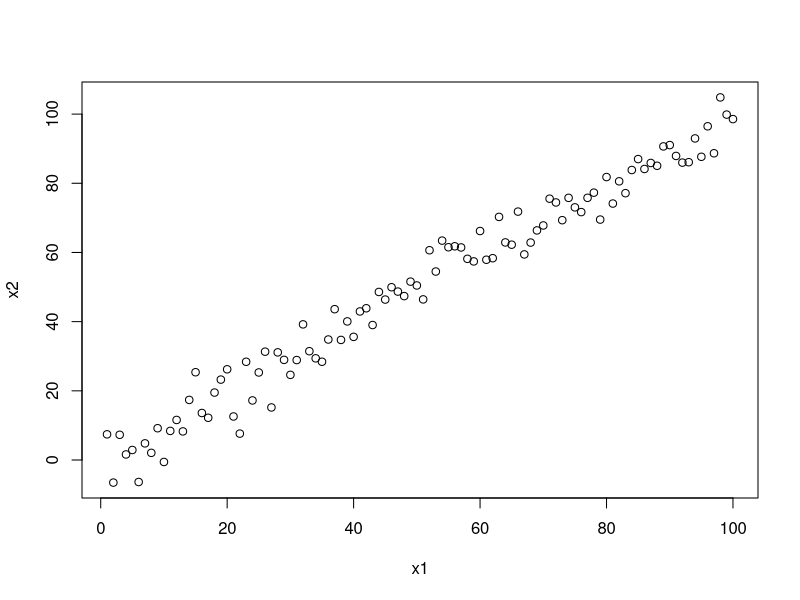
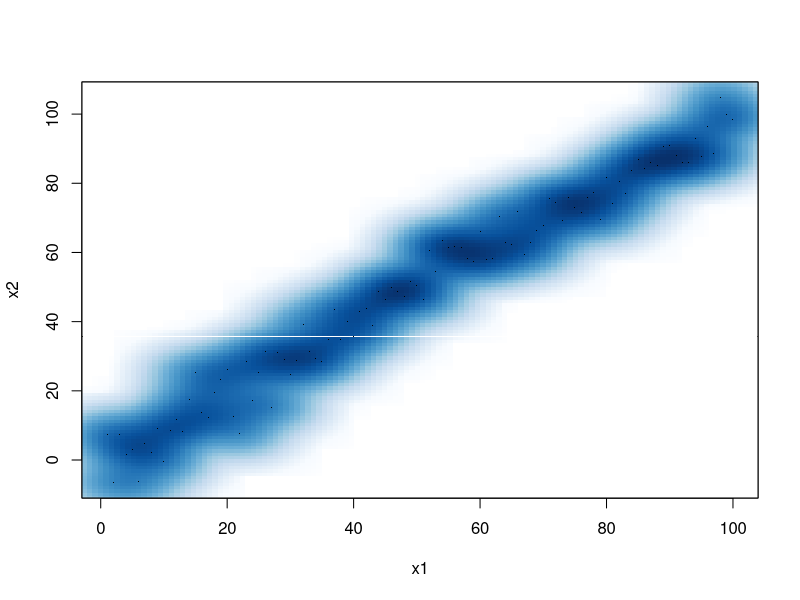
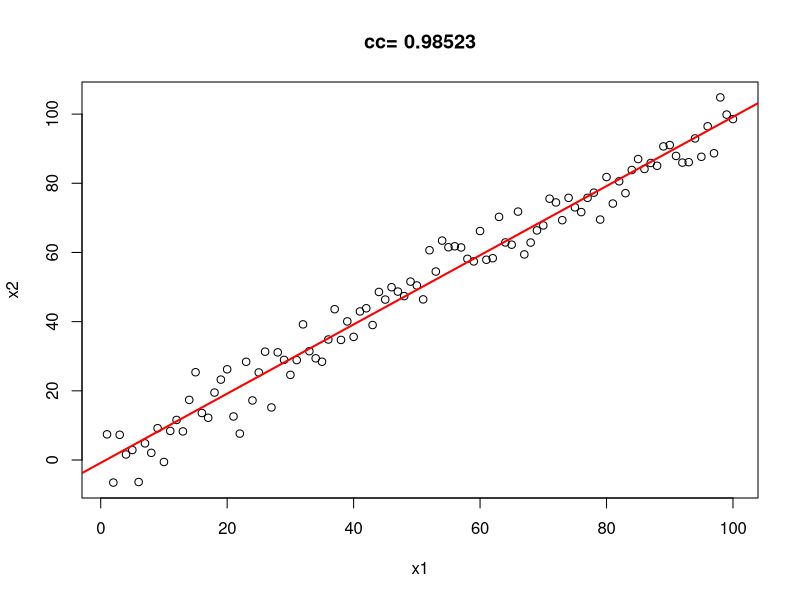
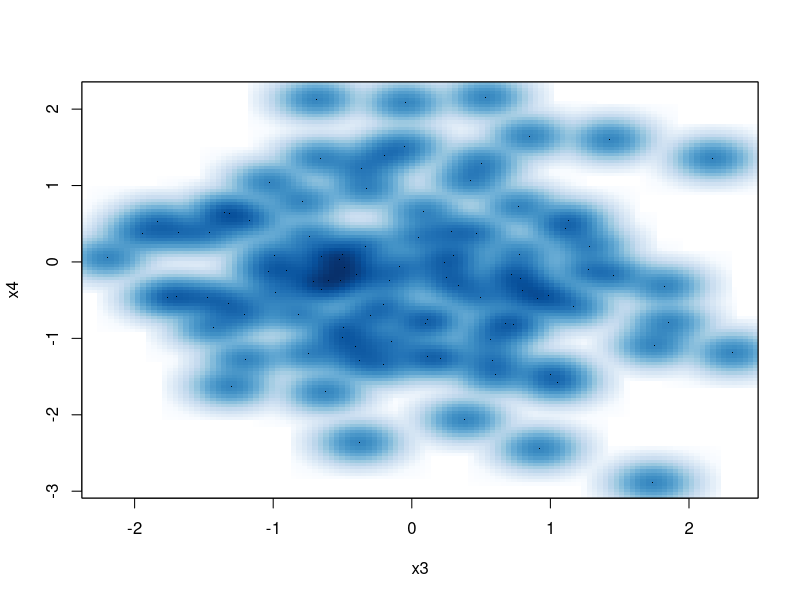
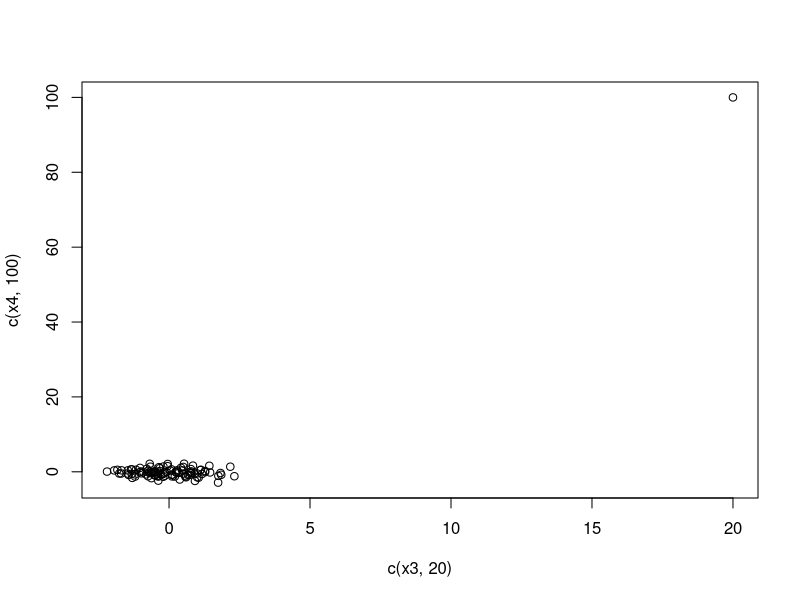

Write the R code that produced these figures, in order.
## ---- chunk 1
x1=1:100                          # vector
eps=rnorm(n=100, mean=-0.5, sd=5) # noise
x2 = x1 + eps 
## ---- chunk 2
plot(x1,x2)
smoothScatter(x1,x2)
## ---- chunk 3
cc=cor(x1,x2)
title=paste("cc=",round(cc,5))
plot(x1,x2,main=title)
abline(lm(x2~x1),col="red",lwd=2)
## ---- chunk 4
cor.test(x1,x2)
## ---- chunk 5
x3=rnorm(100,0,1)
x4=rnorm(100,0,1)
## ---- chunk 6
smoothScatter(x3,x4)
cor(x3,x4)
## ---- chunk 7
plot(c(x3,20),c(x4,100))
## ---- chunk 8
cor(c(x3,20),c(x4,100), method="pearson")
cor(c(x3,20),c(x4,100), method="spearman")
